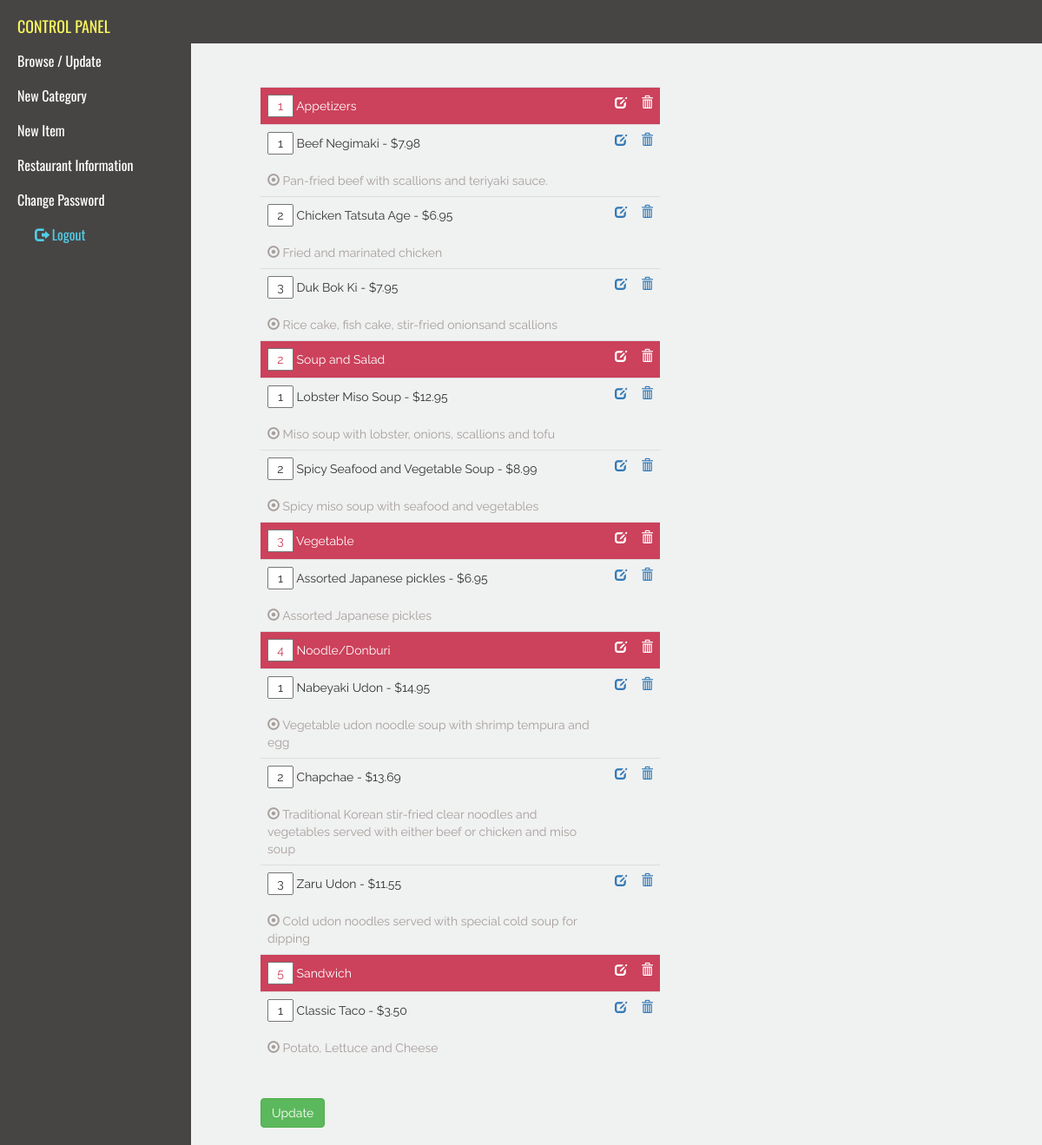
The page /admincp/index.php?do=browse_all (signed in) on the database its author committed.
### tables this page shows
CREATE TABLE IF NOT EXISTS `categories` (
  `id` int(11) NOT NULL auto_increment,
  `category_name` text NOT NULL,
  `category_order` text NOT NULL,
  `category_description` text NOT NULL,
  PRIMARY KEY  (`id`)
);

CREATE TABLE IF NOT EXISTS `items` (
  `id` int(11) NOT NULL auto_increment,
  `item_name` text NOT NULL,
  `item_category` text NOT NULL,
  `item_order` text NOT NULL,
  `item_description` text NOT NULL,
  `item_price` text NOT NULL,
  `item_image` text NOT NULL,
  PRIMARY KEY  (`id`)
);

### admincp/inc/config.php (called while the page is built, shortened)
<?
$currency	= "$";
?>

### admincp/inc/languages/en.php (called while the page is built, shortened)
<?
$zi_updateBtn		= "Update";
?>

### admincp/inc/browse_all.php (the view, shortened to what this page needs)
<table class="table">
<form action="<?=$geturl;?>" method="post">
							<?php
					$data1 = mysql_query("SELECT * FROM categories ORDER BY category_order asc");
					$count = mysql_num_rows($data1);
					while($r1=mysql_fetch_array($data1)){
					$categoryId=$r1[0];
					if($r1[category_description]){
					$category_description = '<br /><br /><span class="glyphicon glyphicon-list-alt"></span> '.$r1[category_description];
					}else{
					$category_description = '';
					}
					echo '<tr style="background:#cc415b; color:#ffffff;">
							  <td style="width:400px;">
							  <input type="hidden" name="id1[]" value="'.$r1[0].'" />
							  <input type="text" name="order1[]" value="'.$r1[category_order].'" style="width:30px; color:#cc415b;   text-align:center;" value="1"/> '.$r1[category_name].''.$category_description.'</td>
							  <td> <a href="index.php?do=update_cat&id='.$r1[0].'" style="color:#ffffff;"><span class="glyphicon glyphicon-edit"></span></a></td>
							  <td><a href="index.php?do=delete_cat&id='.$r1[0].'&name='.$r1[1].'" style="color:#ffffff;"><span class="glyphicon glyphicon-trash"></span></a></td>
							</tr>';
					$data2 = mysql_query("SELECT * FROM items WHERE item_category='$categoryId' ORDER BY item_order asc");
					while($r2=mysql_fetch_array($data2)){
					if($r2[item_description]){
					$item_description = '<br /><br /> <div style="color:#a69f9b;"><span class="glyphicon glyphicon-record"></span> '.$r2[item_description];
					}else{
					$item_description = '';
					}
					echo '<tr >
							  <td style="width:400px;">
							  <input type="hidden" name="id2[]" value="'.$r2[0].'" />
							  <input type="text" value="'.$r2[item_order].'" name="order2[]" style="width:30px;  text-align:center;" value="1"/> '.$r2[item_name].' - '.$currency.''.$r2[item_price].''.$item_description.'</div></td>
							  <td> <a href="index.php?do=update_item&id='.$r2[0].'" ><span class="glyphicon glyphicon-edit"></span></a></td>
							  <td><a href="index.php?do=delete_item&id='.$r2[0].'&name='.$r2[1].'" ><span class="glyphicon glyphicon-trash"></span></a></td>
							</tr>';
					}
					}
							?>
    </table>
	<br />
	<input type="submit"  value="<?=$zi_updateBtn;?>" name="update" class="btn btn-success" <? if($count <1){ echo 'disabled'; }?>><br /><br />

### admincp/css/style.css (style rules this page uses)
html, body { height:100%; background:#f0f1f1; font-family: 'Raleway', sans-serif; }

### rows shown on the page
categories: category_order "1", category_name "Appetizers"
items: item_order "1", item_name "Beef Negimaki", item_price "7.98", item_description "Pan-fried beef with scallions and teriyaki sauce."
items: item_order "2", item_name "Chicken Tatsuta Age", item_price "6.95", item_description "Fried and marinated chicken"
items: item_order "3", item_name "Duk Bok Ki", item_price "7.95", item_description "Rice cake, fish cake, stir-fried onionsand scallions"
categories: category_order "2", category_name "Soup and Salad"
items: item_order "1", item_name "Lobster Miso Soup", item_price "12.95", item_description "Miso soup with lobster, onions, scallions and tofu"
items: item_order "2", item_name "Spicy Seafood and Vegetable Soup", item_price "8.99", item_description "Spicy miso soup with seafood and vegetables"
categories: category_order "3", category_name "Vegetable"
items: item_order "1", item_name "Assorted Japanese pickles", item_price "6.95", item_description "Assorted Japanese pickles"
categories: category_order "4", category_name "Noodle/Donburi"
items: item_order "1", item_name "Nabeyaki Udon", item_price "14.95", item_description "Vegetable udon noodle soup with shrimp tempura and egg"
items: item_order "2", item_name "Chapchae", item_price "13.69", item_description "Traditional Korean stir-fried clear noodles and vegetables served with either beef or chicken and miso soup"
items: item_order "3", item_name "Zaru Udon", item_price "11.55", item_description "Cold udon noodles served with special cold soup for dipping"
categories: category_order "5", category_name "Sandwich"
items: item_order "1", item_name "Classic Taco", item_price "3.50", item_description "Potato, Lettuce and Cheese"

### other values the page prints
$zi_controlTitle "CONTROL PANEL"
$zi_browse "Browse / Update"
$zi_newCategory "New Category"
$zi_newItem "New Item"
$zi_restaurantInfo "Restaurant Information"
$zi_changePassword "Change Password"
$zi_logout "Logout"
